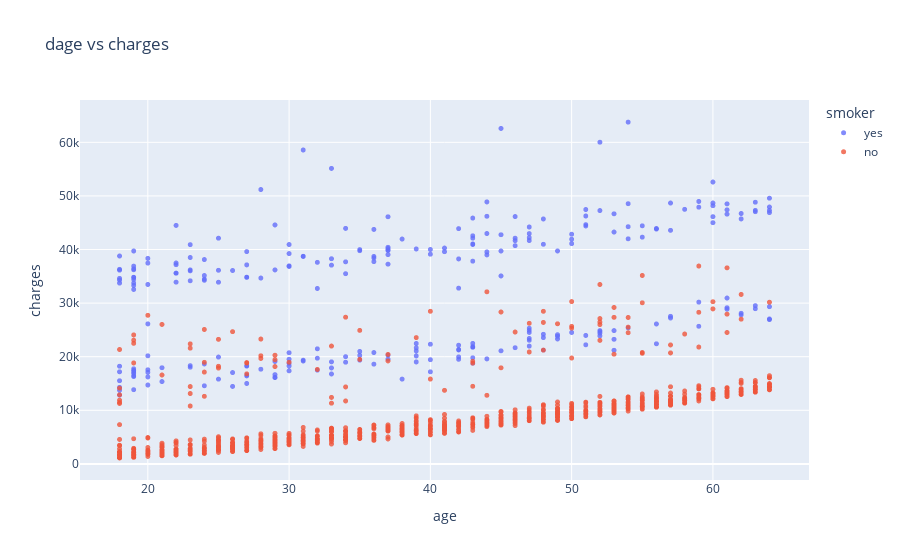

Write notebook code for a chart like this one.
### Code cell
fig = px.scatter(df, x='age', y='charges', title="dage vs charges", opacity=0.8,hover_data=['sex'], color='smoker')
fig.update_traces( marker_size=5)
fig.show()

### Figure 1 — Plotly figure (JSON) as saved in the notebook; plotly's stock layout.template omitted (floating-point values rounded to 4 significant figures; data arrays with more than 128 entries replaced by an {"elided": "..."} marker saying what was removed)
{"data": [{"customdata": {"elided": "274x1 str values"}, "hovertemplate": "smoker=yes<br>age=%{x}<br>charges=%{y}<br>sex=%{customdata[0]}<extra></extra>", "legendgroup": "yes", "marker": {"color": "#636efa", "opacity": 0.8, "size": 5, "symbol": "circle"}, "mode": "markers", "name": "yes", "showlegend": true, "type": "scattergl", "x": {"elided": "274 int values"}, "xaxis": "x", "y": {"elided": "274 float values"}, "yaxis": "y"}, {"customdata": {"elided": "1064x1 str values"}, "hovertemplate": "smoker=no<br>age=%{x}<br>charges=%{y}<br>sex=%{customdata[0]}<extra></extra>", "legendgroup": "no", "marker": {"color": "#EF553B", "opacity": 0.8, "size": 5, "symbol": "circle"}, "mode": "markers", "name": "no", "showlegend": true, "type": "scattergl", "x": {"elided": "1064 int values"}, "xaxis": "x", "y": {"elided": "1064 float values"}, "yaxis": "y"}], "layout": {"legend": {"title": {"text": "smoker"}, "tracegroupgap": 0}, "title": {"text": "dage vs charges"}, "xaxis": {"anchor": "y", "domain": [0, 1], "title": {"text": "age"}}, "yaxis": {"anchor": "x", "domain": [0, 1], "title": {"text": "charges"}}}}
